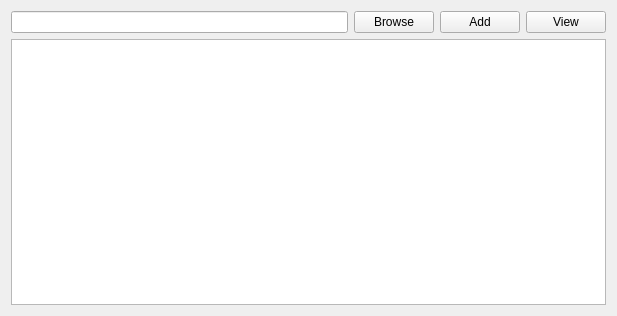
<?xml version="1.0" encoding="UTF-8"?>
<ui version="4.0">
 <class>Form</class>
 <widget class="QWidget" name="Form">
  <property name="geometry">
   <rect>
    <x>0</x>
    <y>0</y>
    <width>617</width>
    <height>316</height>
   </rect>
  </property>
  <property name="windowTitle">
   <string>Form</string>
  </property>
  <layout class="QGridLayout" name="gridLayout">
   <item row="1" column="0" colspan="4">
    <widget class="QTableWidget" name="tableWidget">
     <property name="focusPolicy">
      <enum>Qt::NoFocus</enum>
     </property>
     <property name="contextMenuPolicy">
      <enum>Qt::CustomContextMenu</enum>
     </property>
    </widget>
   </item>
   <item row="0" column="1">
    <widget class="QPushButton" name="browseButton">
     <property name="text">
      <string>Browse</string>
     </property>
    </widget>
   </item>
   <item row="0" column="3">
    <widget class="QPushButton" name="viewButton">
     <property name="text">
      <string>View</string>
     </property>
    </widget>
   </item>
   <item row="0" column="0">
    <widget class="QLineEdit" name="lineEdit">
     <property name="maximumSize">
      <size>
       <width>16777215</width>
       <height>16777215</height>
      </size>
     </property>
    </widget>
   </item>
   <item row="0" column="2">
    <widget class="QPushButton" name="addButton">
     <property name="text">
      <string>Add</string>
     </property>
    </widget>
   </item>
  </layout>
 </widget>
 <resources/>
 <connections/>
</ui>
